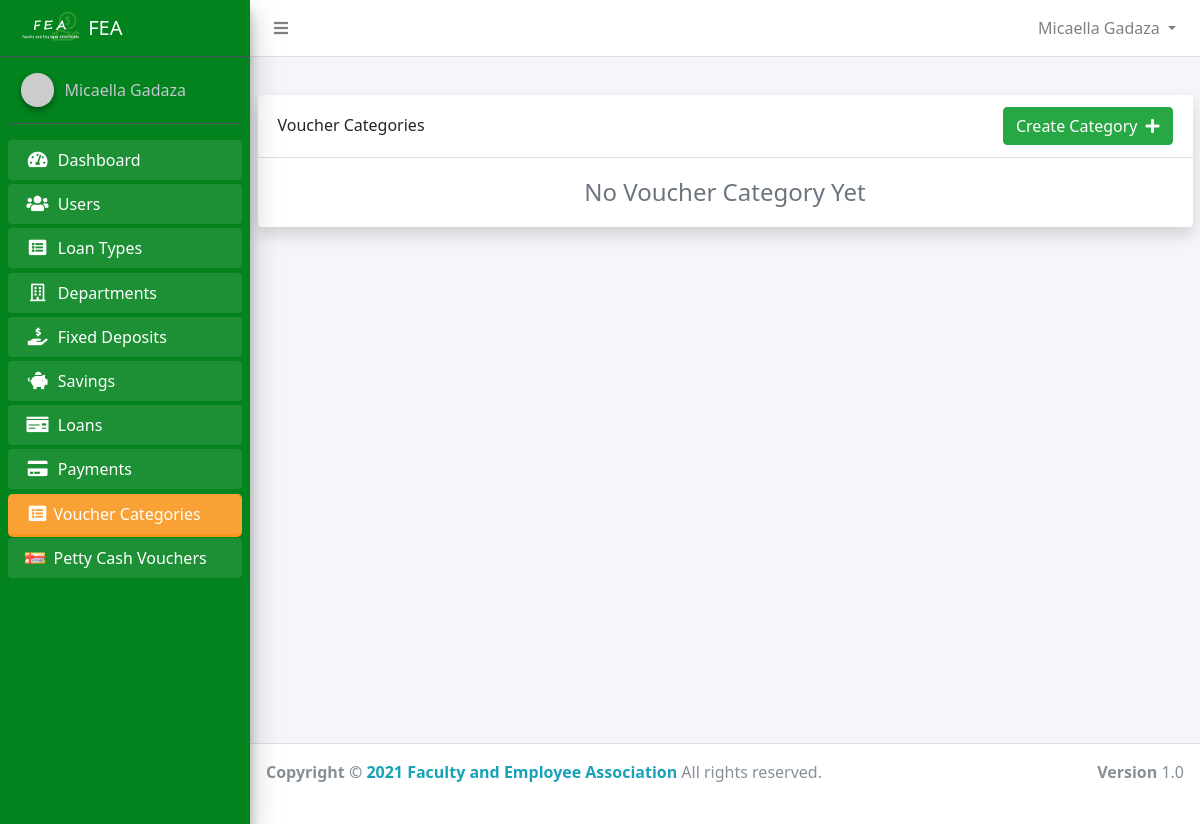
The app's page /admin/categories_voucher.php (signed in), older data.
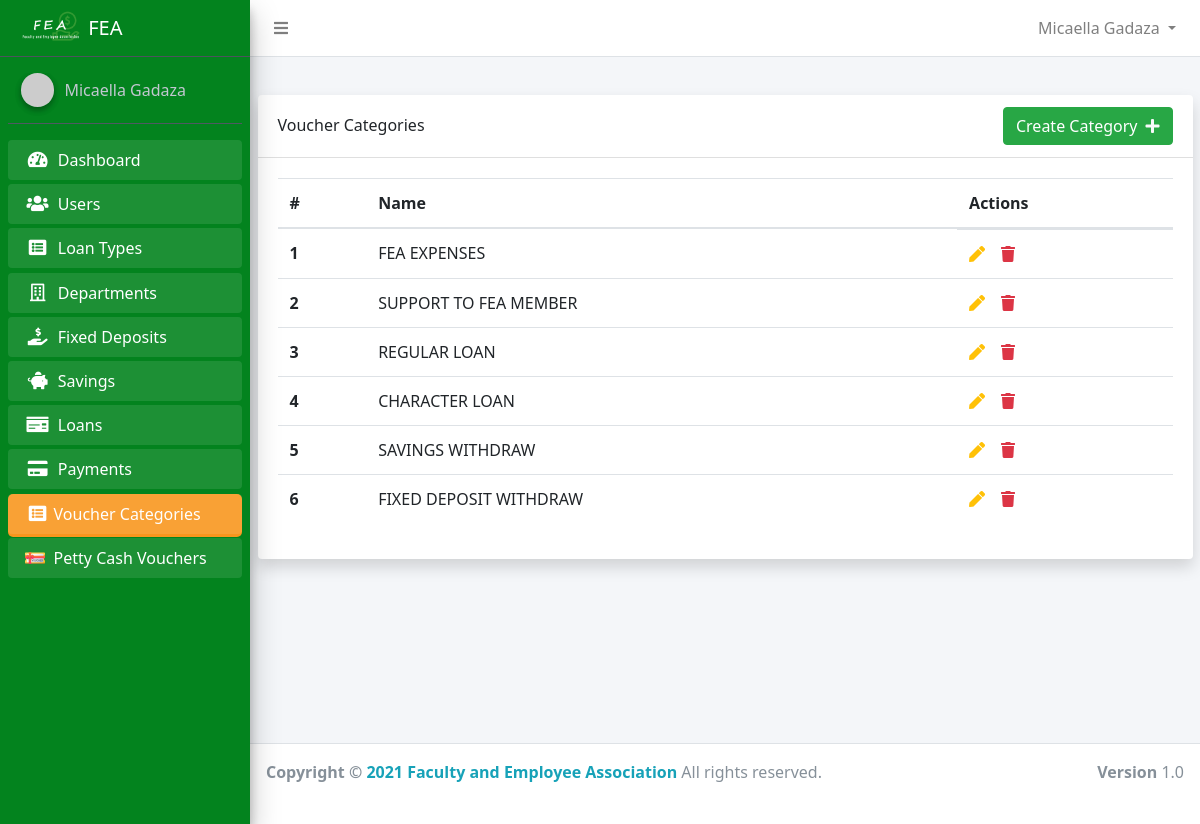
The same page, newer data.
### tables this page shows
CREATE TABLE `users` (
  `id` int(11) NOT NULL,
  `account_number` varchar(50) NOT NULL,
  `firstname` varchar(50) NOT NULL,
  `middlename` varchar(50) NOT NULL,
  `lastname` varchar(50) NOT NULL,
  `home_address` varchar(255) NOT NULL,
  `permanent_address` varchar(255) NOT NULL,
  `gender` varchar(50) NOT NULL,
  `birth_date` varchar(255) DEFAULT NULL,
  `contact_number` varchar(50) NOT NULL,
  `email` varchar(50) NOT NULL,
  `password` varchar(50) NOT NULL,
  `position_id` int(11) DEFAULT NULL,
  `sg` int(11) NOT NULL,
  `employment_status` varchar(50) NOT NULL,
  `department_id` int(11) NOT NULL,
  `name_of_spouse` varchar(100) NOT NULL,
  `fathers_name` varchar(100) NOT NULL,
  `mothers_maiden_name` varchar(50) NOT NULL,
  `beneficiary` varchar(255) NOT NULL,
  `paid_membership` tinyint(1) NOT NULL DEFAULT 0,
  `active` tinyint(1) NOT NULL DEFAULT 0,
  `reason1` text DEFAULT NULL,
  `reason2` text DEFAULT NULL,
  `reason3` text DEFAULT NULL,
  `created_at` timestamp NOT NULL DEFAULT current_timestamp()
);

CREATE TABLE `voucher_categories` (
  `id` int(11) NOT NULL,
  `name` varchar(255) NOT NULL
);

### app/config/config.php (called while the page is built, shortened)
<?php
class Connection
{
    public $conn;
    public function __construct()
    {
        try {
            $dsn = 'mysql:host=' . HOST . ';dbname=' . DB_NAME;
            $this->conn = new PDO($dsn, USERNAME, PASSWORD);
            $this->conn->setAttribute(PDO::ATTR_DEFAULT_FETCH_MODE, PDO::FETCH_OBJ);
            $this->conn->setAttribute(PDO::ATTR_EMULATE_PREPARES, false);
        } catch (PDOException $e) {
            echo "Error!: " . $e->getMessage() . "<br/>";
            die();
        }
        return $this->conn;
    }
}

### core.php (called while the page is built, shortened)
<?php
require_once 'app/config/config.php';
require_once 'app/models/User.php';
$user = new User();

### app/models/User.php (called while the page is built, shortened)
<?php
class User extends Connection
{
    public static function Auth()
    {
        if (isset($_SESSION['id'])) {
            return true;
        } else {
            return false;
        }
    }
    public function getFullName()
    {
        if (self::Auth()) {
            $user = $this->getUser();
            return ucwords($user->firstname) . ' ' . ucwords($user->lastname);
        } else {
            return 'Guess';
        }
    }
    public function getUser()
    {
        if (self::Auth()) {
            $sql = "SELECT * FROM users WHERE id=:id AND active=1 AND paid_membership=1";
            $stmt = $this->conn->prepare($sql);
            $stmt->execute(['id' => $_SESSION['id']]);
            $user = $stmt->fetch();
            return $user;
        }
    }
}

### app/controllers/admin/VoucherCategoryController.php (called while the page is built, shortened)
<?php
class VoucherCategory extends Connection
{
    public function index()
    {
        $sql = "SELECT * FROM voucher_categories";
        $stmt = $this->conn->query($sql);
        $stmt->execute();
        return  $stmt->fetchAll();
    }
}

### admin/categories_voucher.php (the view, shortened to what this page needs)
<?php
require_once '../core.php';
require_once '../app/includes/admin/header.php';
$activeVoucher = new VoucherCategory();
$categories = $activeVoucher->index();
?>
<div class="container">
    <div class="card shadow">
        <div class="card-header d-flex align-items-center">
            <h4>Voucher Categories</h4>
            <a href="category_voucher_create.php" class="btn btn-success ml-auto">Create Category<i class="ml-2 fas fa-plus text-light"></i></a>
        </div>
        <div class="card-body">
            <div class="table-responsive">
                <?php if ($categories) : ?>
                    <table class="table" id="myTable">
                        <thead>
                            <tr>
                                <th scope="col">#</th>
                                <th scope="col">Name</th>
                                <th scope="col">Actions</th>
                            </tr>
                        </thead>
                        <tbody>
                            <?php foreach ($categories as $key => $category) : ?>
                                <tr>
                                    <th scope="row"><?php echo $key + 1 ?></th>
                                    <td><?php echo strtoupper($category->name) ?></td>
                                    <td class="d-flex">
                                        <form action="category_voucher_update.php" method="POST">
                                            <button type="submit" class="text-warning mr-3" style="border:none; background:none">
                                                <i class="fas fa-pen"></i>
                                            </button>
                                        </form>
                                        <form action="category_voucher_delete.php" method="POST">
                                            <button type="submit" style="border:none; background:none">
                                                <i class="fas fa-trash text-danger"></i>
                                            </button>
                                        </form>
                                    </td>
                                </tr>
                            <?php endforeach; ?>
                        </tbody>
                    </table>
                <?php else : ?>
                    <h2 class="text-secondary text-center">No Voucher Category Yet</h2>
                <?php endif; ?>
            </div>
        </div>
    </div>
</div>
</div>
<?php require_once  '../app/includes/admin/footer.php' ?>

### app/includes/admin/header.php (shortened to what this page needs)
<!DOCTYPE html>
<html lang="en">
<head>
    <link rel="stylesheet" href="https://cdnjs.cloudflare.com/ajax/libs/font-awesome/5.15.2/css/all.min.css">
    <link rel="stylesheet" href="../assets/admin/css/adminlte.min.css">
    <link rel="stylesheet" href="../assets/admin/css/OverlayScrollbars.min.css">
    <link rel="stylesheet" href="https://cdn.jsdelivr.net/npm/bootstrap-select@1.13.14/dist/css/bootstrap-select.min.css">
    <link rel="stylesheet" href="../assets/css/bootstrap-select.min.css">
    <link rel="stylesheet" href="../assets/admin/css/admin.css?id=<?php time(); ?>">
    <link href="https://unpkg.com/tailwindcss@^2/dist/tailwind.min.css" rel="stylesheet">
    <link rel="stylesheet" href="//cdn.datatables.net/1.10.24/css/jquery.dataTables.min.css">
    <link rel="stylesheet" href="https://cdn.datatables.net/buttons/1.7.0/css/buttons.dataTables.min.css" </head>
<body class="hold-transition sidebar-mini layout-fixed">
    <div class="wrapper">
        <?php include 'navbar.php' ?>
        <aside class="main-sidebar sidebar-dark-primary elevation-4">
            <a href="../index.php" class="brand-link d-flex align-items-center">
                <img src="../assets/img/logo_light.png" alt="FEA" class="brand-image">
                <span class="brand-text">FEA</span>
            </a>
            <?php include 'sidebar.php' ?>
        </aside>
        <div class="content-wrapper">
            <div class="content-header">
            </div>

### app/includes/admin/navbar.php (shortened to what this page needs)
<nav class="main-header navbar navbar-expand navbar-white navbar-light">
    <ul class="navbar-nav" style="width:100%;">
        <li class="nav-item">
            <a class="nav-link" data-widget="pushmenu" href="#" role="button"><i class="fas fa-bars"></i></a>
        </li>
        <li class="nav-item dropdown" style="margin-left:auto">
            <a id="navbarDropdown" class="nav-link dropdown-toggle" href="#" role="button" data-toggle="dropdown" aria-haspopup="true" aria-expanded="false" v-pre>
                <?php echo $user->getFullName() ?>
            </a>
        </li>
    </ul>
</nav>

### app/includes/admin/sidebar.php (shortened to what this page needs)
<div class="sidebar">
    <div class="user-panel mt-3 pb-3 mb-3 d-flex">
        <div class="image">
            <img src="https://ui-avatars.com/api/?name=<?php echo $user->getFullName() ?>" class="img-circle elevation-2" alt="User Image">
        </div>
        <div class="info">
            <a href="" class="d-block"><?php echo $user->getFullName() ?></a>
        </div>
    </div>
    <nav class="mt-2">
        <ul class="nav nav-pills nav-sidebar flex-column" data-widget="treeview" role="menu" data-accordion="false">
            <?php if ($_SESSION['position_id'] == 1) : ?>
                <li class="nav-item menu-open
                <?php echo (strpos(CURRENT_URL, 'dashboard') !== false) ? 'active' : '' ?>
                ">
                    <a href="<?php echo BASE_URL . '/admin/dashboard.php' ?>" class="nav-link">
                        <i class="nav-icon fas fa-tachometer-alt"></i>
                        <p>
                            Dashboard
                        </p>
                    </a>
                </li>
                <li class="nav-item menu-open
            <?php echo (strpos(CURRENT_URL, 'admin_user') !== false) ? 'active' : '' ?>
            ">
                    <a href="<?php echo BASE_URL . 'admin/admin_users.php' ?>" class="nav-link">
                        <i class="nav-icon fas fa-users"></i>
                        <p>
                            Users
                        </p>
                    </a>
                </li>
                <li class="nav-item menu-open
            <?php echo (strpos(CURRENT_URL, 'type') !== false) ? 'active' : '' ?>
            ">
                    <a href="<?php echo BASE_URL . 'admin/types.php' ?>" class="nav-link ">
                        <i class="nav-icon fa fa-list-alt"></i>
                        <p>
                            Loan Types
                        </p>
                    </a>
                </li>
                <li class="nav-item menu-open
            <?php echo (strpos(CURRENT_URL, 'department') !== false) ? 'active' : '' ?>
            ">
                    <a href="<?php echo BASE_URL . 'admin/departments.php' ?>" class="nav-link">
                        <i class="nav-icon far fa-building"></i>
                        <p>
                            Departments
                        </p>
                    </a>
                </li>
                <li class="nav-item menu-open
            <?php echo (strpos(CURRENT_URL, 'deposit') !== false) ? 'active' : '' ?>
            ">
                    <a href="<?php echo BASE_URL . 'admin/fixed_deposits.php' ?>" class="nav-link">
                        <i class="nav-icon fas fa-hand-holding-usd"></i>
                        <p>
                            Fixed Deposits
                        </p>
                    </a>
                </li>
                <li class="nav-item menu-open
            <?php echo (strpos(CURRENT_URL, 'saving') !== false) ? 'active' : '' ?>
            ">
                    <a href="<?php echo BASE_URL . 'admin/savings.php' ?>" class="nav-link">
                        <i class="nav-icon fas fa-piggy-bank"></i>
                        <p>
                            Savings
                        </p>
                    </a>
                </li>
                <li class="nav-item menu-open
            <?php echo (strpos(CURRENT_URL, 'admin/loan') !== false) ? 'active' : '' ?>
            ">
                    <a href="<?php echo BASE_URL . 'admin/loans.php' ?>" class=" nav-link ">
                        <i class="nav-icon fas fa-money-check"></i>
                        <p>
                            Loans
                        </p>
                    </a>
                </li>
                <li class="nav-item menu-open
            <?php echo (strpos(CURRENT_URL, 'payment') !== false) ? 'active' : '' ?>
            ">
                    <a href="<?php echo BASE_URL . 'admin/payments.php' ?>" class=" nav-link ">
                        <i class="nav-icon fas fa-credit-card"></i>
                        <p>
                            Payments
                        </p>
                    </a>
                </li>
            <?php endif ?>
            <li class="nav-item menu-open
            <?php echo (strpos(CURRENT_URL, 'admin/categor') !== false) ? 'active' : '' ?>
            ">
                <a href="<?php echo BASE_URL . 'admin/categories_voucher.php' ?>" class=" nav-link d-flex align-items-center">
                    <i class="nav-icon fa fa-list-alt"></i>
                    <p>
                        Voucher Categories
                    </p>
                </a>
            </li>
            <li class="nav-item menu-open
            <?php echo (strpos(CURRENT_URL, 'admin/voucher') !== false) ? 'active' : '' ?>
            ">
                <a href="<?php echo BASE_URL . 'admin/vouchers.php' ?>" class=" nav-link d-flex align-items-center">
                    <i class="nav-icon">
                        <img src="../assets/img/voucher_icon.svg" alt="" width="20px" height="25px">
                    </i>
                    <p>
                        Petty Cash Vouchers
                    </p>
                </a>
            </li>
        </ul>
    </nav>
</div>

### app/includes/admin/footer.php (shortened to what this page needs)
<footer class="main-footer">
    <strong>Copyright &copy; <span class="text-info">2021 Faculty and Employee Association</span></strong>
    All rights reserved.
    <div class="float-right d-none d-sm-inline-block">
        <b>Version</b> 1.0
    </div>
</footer>
</div>
</body>
</html>

### assets/admin/css/admin.css (style rules this page uses)
.sidebar { background: rgb(3, 131, 30); }
.main-sidebar { background-color: rgb(3, 131, 30) !important; }
.menu-open { margin-bottom: 1px !important; }
.active { background: #f8961e; border-radius: 5px; }
h2 { font-size: 24px !important; }

Row changes from the older to the newer data that the page shows:
added voucher_categories: name "FEA EXPENSES"
added voucher_categories: name "SUPPORT TO FEA MEMBER"
added voucher_categories: name "REGULAR LOAN"
added voucher_categories: name "CHARACTER LOAN"
added voucher_categories: name "SAVINGS WITHDRAW"
added voucher_categories: name "FIXED DEPOSIT WITHDRAW"
Text that changed along with them:
text no longer shown: "No Voucher Category Yet"
text now shown: "# Name Actions"
